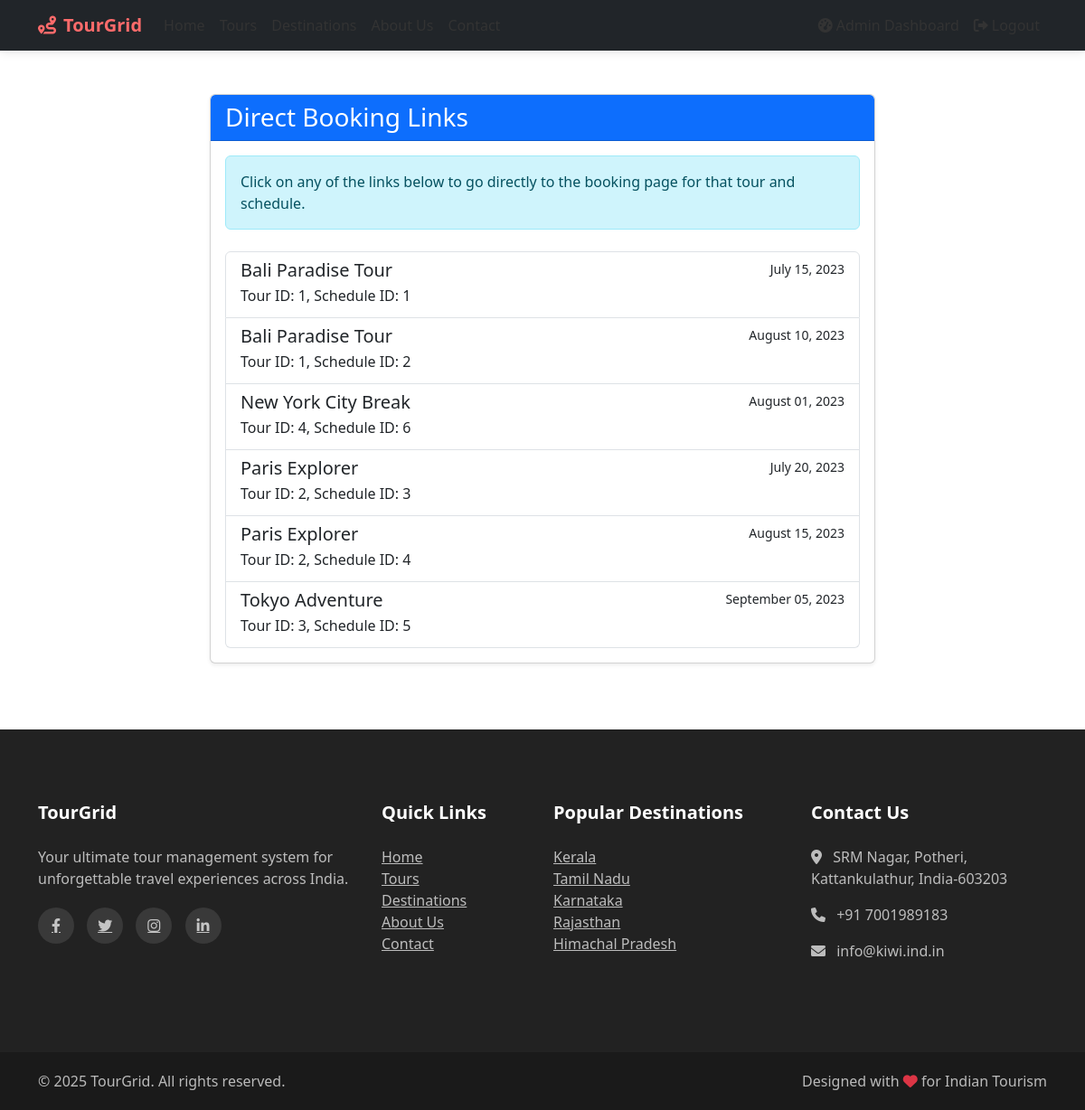
Screenshot of /direct-booking-link.php (signed in) with the database file from the repository.
### tables this page shows
CREATE TABLE IF NOT EXISTS tour_schedules (
    schedule_id INT AUTO_INCREMENT PRIMARY KEY,
    tour_id INT NOT NULL,
    start_date DATE NOT NULL,
    end_date DATE NOT NULL,
    available_seats INT NOT NULL,
    guide_name VARCHAR(100),
    price_adjustment DECIMAL(10, 2) DEFAULT 0.00,  
    status ENUM('upcoming', 'ongoing', 'completed', 'cancelled') DEFAULT 'upcoming',
    created_at DATETIME DEFAULT CURRENT_TIMESTAMP,
    updated_at DATETIME DEFAULT CURRENT_TIMESTAMP ON UPDATE CURRENT_TIMESTAMP,
    FOREIGN KEY (tour_id) REFERENCES tours(tour_id) ON DELETE CASCADE
);

CREATE TABLE IF NOT EXISTS tours (
    tour_id INT AUTO_INCREMENT PRIMARY KEY,
    title VARCHAR(100) NOT NULL,
    description TEXT NOT NULL,
    destination_id INT,
    price DECIMAL(10, 2) NOT NULL,
    duration INT NOT NULL,  
    max_people INT NOT NULL,
    inclusions TEXT,
    exclusions TEXT,
    image VARCHAR(255),
    is_featured BOOLEAN DEFAULT FALSE,
    is_active BOOLEAN DEFAULT TRUE,
    admin_id INT DEFAULT NULL,
    created_at DATETIME DEFAULT CURRENT_TIMESTAMP,
    updated_at DATETIME DEFAULT CURRENT_TIMESTAMP ON UPDATE CURRENT_TIMESTAMP,
    FOREIGN KEY (destination_id) REFERENCES destinations(destination_id) ON DELETE SET NULL,
    FOREIGN KEY (admin_id) REFERENCES users(user_id) ON DELETE SET NULL
);

### direct-booking-link.php (the view, shortened to what this page needs)
<?php
include_once 'includes/header.php';
$database = new Database();
$db = $database->getConnection();
$query = "SELECT t.tour_id, t.title, ts.schedule_id, ts.start_date
          FROM tours t
          JOIN tour_schedules ts ON t.tour_id = ts.tour_id
          ORDER BY t.title, ts.start_date";
$stmt = $db->prepare($query);
$stmt->execute();
$tours = $stmt->fetchAll(PDO::FETCH_ASSOC);
?>
<div class="container py-5">
    <div class="row">
        <div class="col-lg-8 mx-auto">
            <div class="card shadow-sm">
                <div class="card-header bg-primary text-white">
                    <h3 class="mb-0">Direct Booking Links</h3>
                </div>
                <div class="card-body">
                    <p class="alert alert-info">Click on any of the links below to go directly to the booking page for that tour and schedule.</p>
                    <div class="list-group mt-4">
                        <?php foreach ($tours as $tour): ?>
                            <a href="user/booking.php?tour_id=<?php echo $tour['tour_id']; ?>&schedule_id=<?php echo $tour['schedule_id']; ?>"
                               class="list-group-item list-group-item-action">
                                <div class="d-flex w-100 justify-content-between">
                                    <h5 class="mb-1"><?php echo htmlspecialchars($tour['title']); ?></h5>
                                    <small><?php echo date('F d, Y', strtotime($tour['start_date'])); ?></small>
                                </div>
                                <p class="mb-1">Tour ID: <?php echo $tour['tour_id']; ?>, Schedule ID: <?php echo $tour['schedule_id']; ?></p>
                            </a>
                        <?php endforeach; ?>
                    </div>
                </div>
            </div>
        </div>
    </div>
</div>
<?php include_once 'includes/footer.php'; ?>

### assets/css/style.css (style rules this page uses)
body { font-family: "Poppins", sans-serif; line-height: 1.6; color: #333; background-color: #f8f9fa; }
a { text-decoration: none; transition: all 0.3s ease; }
.card { transition: transform 0.3s ease, box-shadow 0.3s ease; border: none; border-radius: 8px; overflow: hidden; box-shadow: 0 5px 15px rgba(0, 0, 0, 0.1); margin-bottom: 25px; }
.card-body { padding: 20px; }

### rows the page displays
tour_schedules: tour.title "Bali Paradise Tour", start_date "July 15, 2023", tour.tour_id "1", schedule_id "1"
tour_schedules: tour.title "Bali Paradise Tour", start_date "August 10, 2023", tour.tour_id "1", schedule_id "2"
tour_schedules: tour.title "New York City Break", start_date "August 01, 2023", tour.tour_id "4", schedule_id "6"
tour_schedules: tour.title "Paris Explorer", start_date "July 20, 2023", tour.tour_id "2", schedule_id "3"
tour_schedules: tour.title "Paris Explorer", start_date "August 15, 2023", tour.tour_id "2", schedule_id "4"
tour_schedules: tour.title "Tokyo Adventure", start_date "September 05, 2023", tour.tour_id "3", schedule_id "5"
